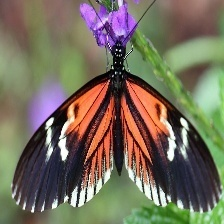
#> input picture Assignment2-Part2/my-images/Image_10.jpg, 224 x 224 px, found by its file name
$ jupyter execute 03-More-on-images.ipynb
#> lines starting #> are read from the running program, lines starting #| are printed output that depends on the picture
[cell 1]
import matplotlib.pyplot as plt
import numpy as np
# generating a random 10x10 image with random pixel values between 0 to 255
plt.imshow(np.random.randint(0, 255, (10, 10)))
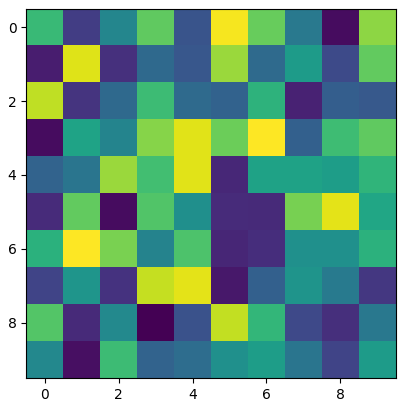
#> figure drawn by matplotlib, 1 panel

[cell 2]
# to have more control over displaying an image is to create a fig, axes
fig, ax = plt.subplots()

[cell 3]
# fig - entire figure containing multiple parts
# ax - controls the rendering
fig, ax = plt.subplots(figsize=(2.5, 2.5)) #sets the size of the figure
ax.imshow(np.random.randint(0,255,(10,10)));
ax.set_xlabel('my label');  #x label
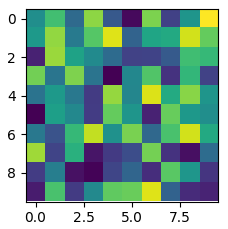
#> figure drawn by matplotlib, 1 panel

[cell 4]
# Working with more than 2D arrays
# for example
import skimage
image_rgb = skimage.io.imread('https://github.com/vancy12/AI-Lab/raw/master/Assignment2-Part2/my-images/Image_10.jpg')
#> image_rgb is the input picture: shape (224, 224, 3); mean R, G, B 117.6, 110.2, 92

[cell 5]
# 3D image
image_rgb.shape
#> Out = (224, 224, 3)

[cell 6]
# the above image has multiple channels
fig, ax = plt.subplots(figsize=(2.5, 2.5))
ax.imshow(image_rgb);

[cell 7]
# splitting the image into its individual channels
im_channel1 = image_rgb[:, :, 0]
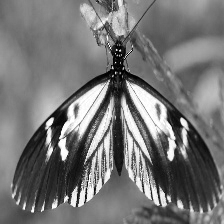
#> im_channel1: shape (224, 224); min 0, max 255, mean 117.6
im_channel2 = image_rgb[:, :, 1]
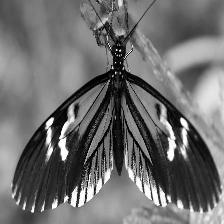
#> im_channel2: shape (224, 224); min 0, max 255, mean 110.2
im_channel3 = image_rgb[:, :, 2]
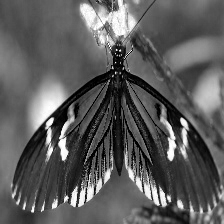
#> im_channel3: shape (224, 224); min 0, max 255, mean 92

[cell 8]
fig, ax = plt.subplots(1, 3, figsize=(15, 5))

ax[0].imshow(im_channel1)
ax[0].set_title('Channel 1')

ax[1].imshow(im_channel2)
ax[1].set_title('Channel 2')

ax[2].imshow(im_channel3)
ax[2].set_title('Channel 3')

[cell 9]
# /for computing histogram of all the pixel values
# we need to convert the 2D image for each channel to 1D array
im_channel1.shape
#> Out = (224, 224)

[cell 10]
224*224 #length of 1D array

[cell 11]
im_channel1.ravel().shape
#> Out = (50176,)

[cell 12]
# plotting a histogram
plt.hist(im_channel1.ravel());
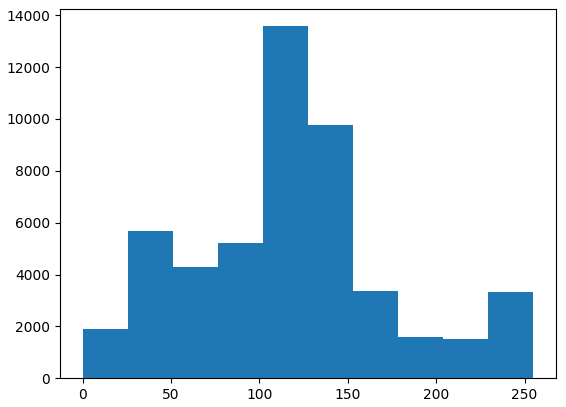
#> figure drawn by matplotlib, 1 panel; tallest bar 13578 high, from x = 102 to 127.5

[cell 13]
# from graoh we can make out max value ~ 250
im_channel1.max()
#> Out = 255

[cell 14]
# the data type for our pixel is uint8
im_channel1.dtype

[cell 15]
# maximum value is 2**8 == 256 (excluded)
# extracting a region of the image and removing background
im_channel1[0:3, 0:3]
#> Out = [[102, 104, 106], [102, 105, 107], [102, 105, 107]]

[cell 16]
im_channel1[0:3, 0:3] - 100
#> Out = [[2, 4, 6], [2, 5, 7], [2, 5, 7]]

[cell 17]
im_channel1[0:3, 0:3] - 130
#> Out = [[228, 230, 232], [228, 231, 233], [228, 231, 233]]

[cell 18]
# it wraps around since the values can only be between [0, 255]
plt.imshow(im_channel1-30)
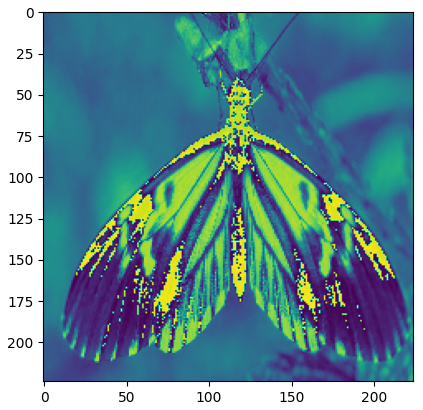
#> figure drawn by matplotlib, 1 panel

[cell 19]
# to avoid this we convert it to a float dtype
im_channel1_float = im_channel1.astype(np.float16)

[cell 20]
im_channel1_float[0:3, 0:3]
#> Out = [[102, 104, 106], [102, 105, 107], [102, 105, 107]]

[cell 21]
im_channel1_float[0:3, 0:3] - 130
#> Out = [[-28, -26, -24], [-28, -25, -23], [-28, -25, -23]]

[cell 22]
plt.imshow(im_channel1-130)
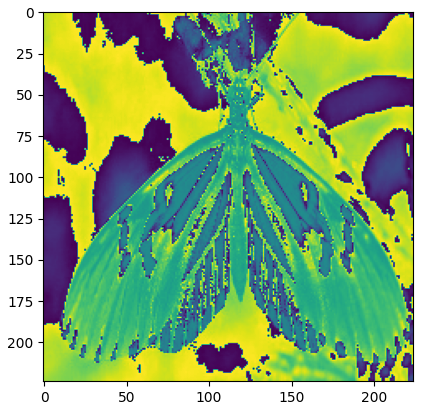
#> figure drawn by matplotlib, 1 panel

$ run again, with Assignment2-Part2/my-images/Image_1.jpg copied over Assignment2-Part2/my-images/Image_10.jpg
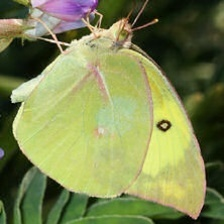
#> input picture Assignment2-Part2/my-images/Image_1.jpg, 224 x 224 px, found by its file name
#> image_rgb is the input picture: shape (224, 224, 3); mean R, G, B 124.9, 133.3, 81.4
#> `im_channel1.max()`: Out = 255
#> `im_channel1[0:3, 0:3]`: Out = [[25, 25, 26], [26, 25, 26], [24, 24, 25]]
#> `im_channel1[0:3, 0:3] - 100`: Out = [[181, 181, 182], [182, 181, 182], [180, 180, 181]]
#> `im_channel1[0:3, 0:3] - 130`: Out = [[151, 151, 152], [152, 151, 152], [150, 150, 151]]
#> `[cell 18]`:
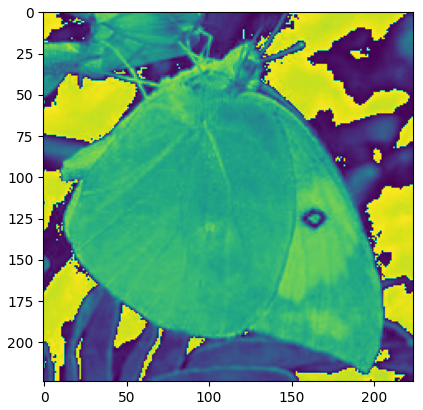
#> figure drawn by matplotlib, 1 panel
#> `im_channel1_float[0:3, 0:3]`: Out = [[25, 25, 26], [26, 25, 26], [24, 24, 25]]
#> `im_channel1_float[0:3, 0:3] - 130`: Out = [[-105, -105, -104], [-104, -105, -104], [-106, -106, -105]]
#> `[cell 22] plt.imshow(im_channel1-130)`:
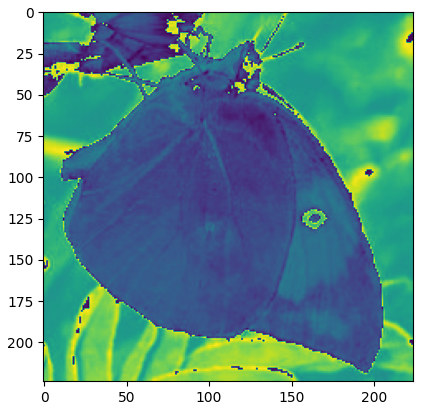
#> figure drawn by matplotlib, 1 panel

$ run again, with Assignment2-Part2/my-images/Image_100.jpg copied over Assignment2-Part2/my-images/Image_10.jpg
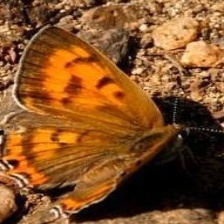
#> input picture Assignment2-Part2/my-images/Image_100.jpg, 224 x 224 px, found by its file name
#> image_rgb is the input picture: shape (224, 224, 3); mean R, G, B 131, 81.1, 38.7
#> `im_channel1.max()`: Out = 255
#> `im_channel1[0:3, 0:3]`: Out = [[102, 77, 64], [91, 57, 46], [58, 68, 82]]
#> `im_channel1[0:3, 0:3] - 100`: Out = [[2, 233, 220], [247, 213, 202], [214, 224, 238]]
#> `im_channel1[0:3, 0:3] - 130`: Out = [[228, 203, 190], [217, 183, 172], [184, 194, 208]]
#> `[cell 18]`:
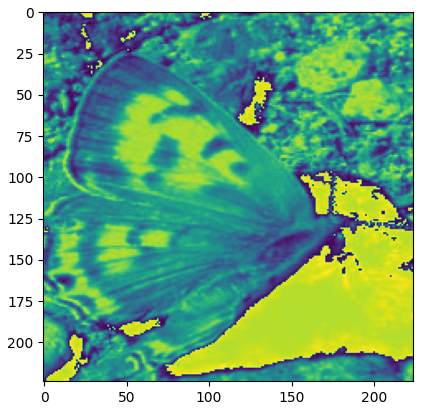
#> figure drawn by matplotlib, 1 panel
#> `im_channel1_float[0:3, 0:3]`: Out = [[102, 77, 64], [91, 57, 46], [58, 68, 82]]
#> `im_channel1_float[0:3, 0:3] - 130`: Out = [[-28, -53, -66], [-39, -73, -84], [-72, -62, -48]]
#> `[cell 22] plt.imshow(im_channel1-130)`:
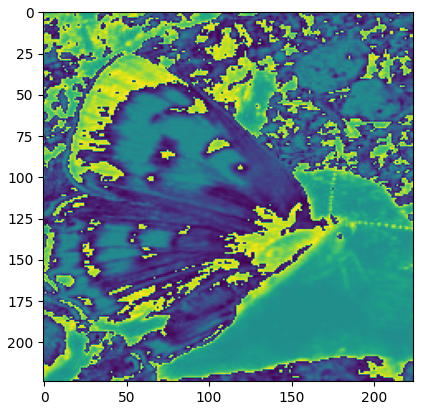
#> figure drawn by matplotlib, 1 panel
